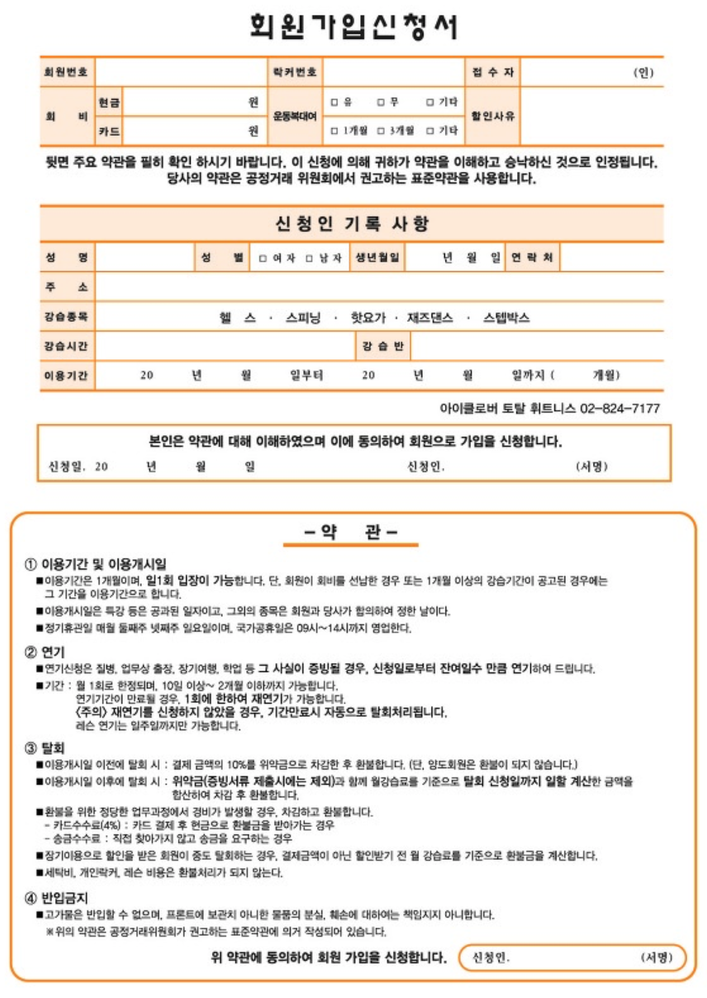
#> input picture data/FO-회원가입-01.png, 707 x 998 px, shrunk from 1284 x 1814 before the run
$ python temp_experiment.py   (older library calls are emulated)
#> lines starting #> are read from the running program, lines starting #| are printed output that depends on the picture; after the words box and inside, x2 and y2 are one past the last pixel; in counts of white or black regions, pixels touching at a corner belong together
import numpy as np
import cv2


def detect_contours():
    # detect contours
    img = cv2.imread('../data/FO-회원가입-01.png')
#> img is the input picture: shape (998, 707, 3); mean B, G, R 229.3, 234.4, 239.1
    imgray = cv2.cvtColor(img, cv2.COLOR_BGR2GRAY)
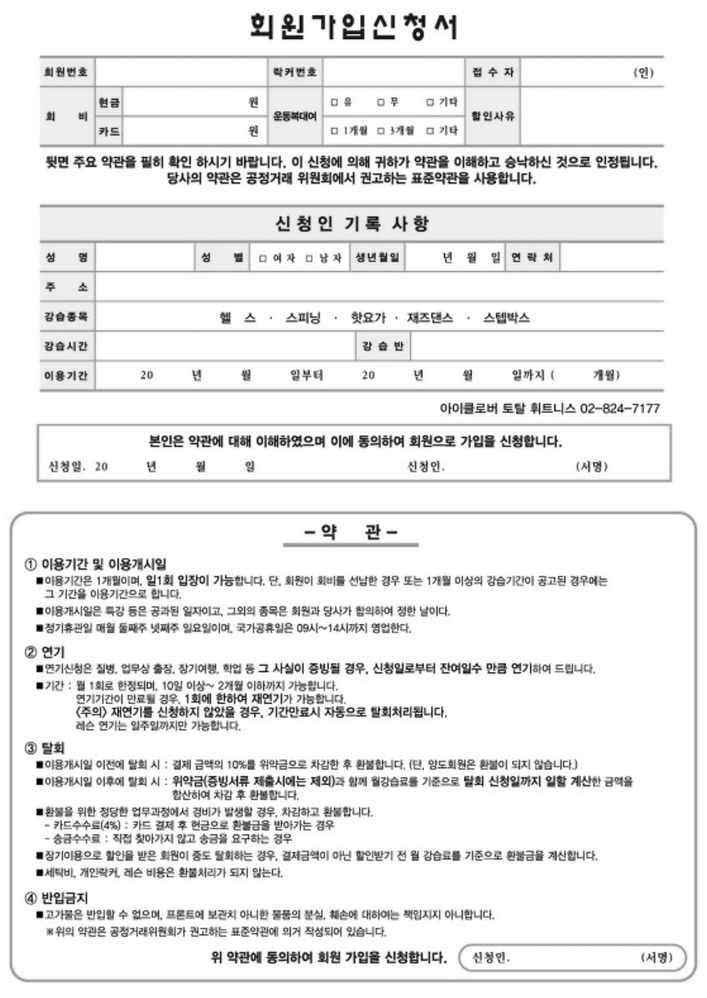
#> imgray: shape (998, 707); min 0, max 255, mean 235.2

    # cv2.RETR_CCOMP --> hirarchy level을 2단계로만 구성
    ret, thr = cv2.threshold(imgray, 230, 255, 0)
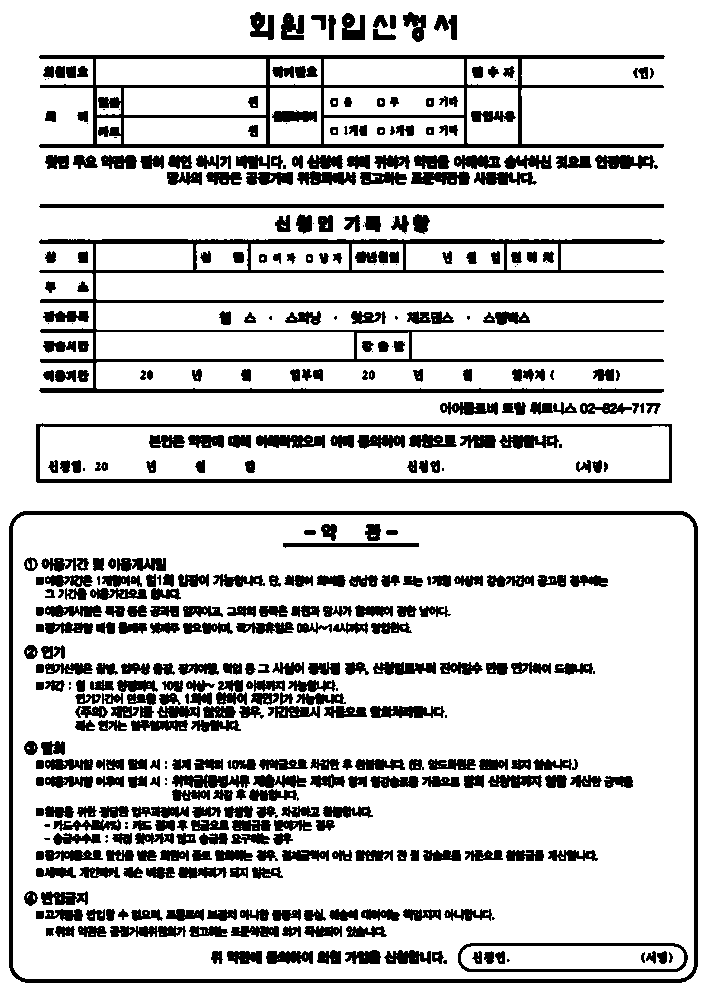
#> thr: shape (998, 707); 81.4% white; 460 black regions (52 under 20 px)
    _, contours, hierarchy = cv2.findContours(thr, cv2.RETR_CCOMP,
                                              cv2.CHAIN_APPROX_SIMPLE)
#> contours = 1168 contours, 722 with area under 20; largest, box (x1, y1, x2, y2) and area: (0, 0, 707, 998) 703882, (8, 510, 699, 984) 326021, (13, 515, 694, 979) 314656, (38, 54, 666, 149) 43141, (35, 422, 673, 484) 38218
    # original image's width & height
    origin_width = img.shape[1]
#> origin_width = 707
    origin_height = img.shape[0]
#> origin_height = 998

    # 글자 내에 생기는 contour는 작음
    # 실제 런칭시에는 사용자에게 기본폰트 사이즈가 몇인지 입력받는다
    # font_size + 1
    min_width = 15
    min_height = 15
    i = 0

    # creating a blank to draw lines on
    contour_image = np.copy(img) * 0
#> contour_image: shape (998, 707, 3); every value is 0

    # first contour detection for making line clarify
    for contour in contours:
        # top-left vertex coordinates (x,y) , width, height
        x, y, width, height = cv2.boundingRect(contour)

        # Draw rectangle with median bgr
        # larger than the half of original image size
        if width > min_width and height > min_height:
            # child가 없는 contour(최내곽)이 아니거나 parent가 최외곽 or 최외곽-1인 contour
            # 또는 arc length > 1000 이상
            contour_image = cv2.rectangle(img, (x, y), (x + width, y + height),
                                          (0,255,0, 50), 2)
        i += 1
#> this loop made 1168 passes
#> (x, y, width, height) on passes 2 to 4: (334, 959, 1, 1), (277, 959, 1, 1), (245, 959, 1, 1)
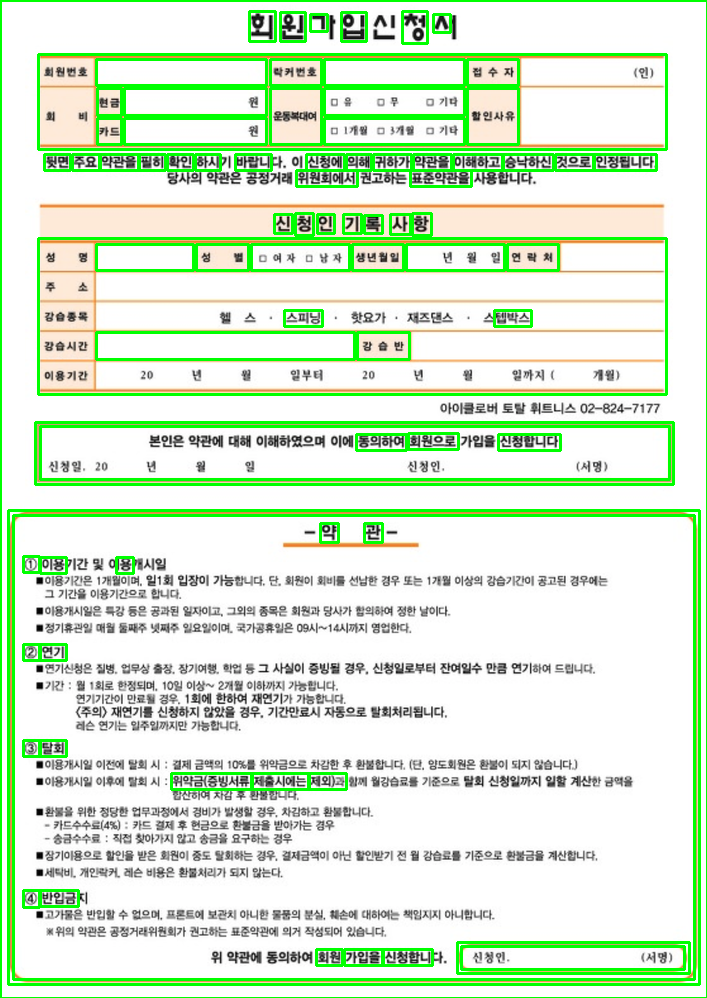
#> img: shape (998, 707, 3); 9.72% of pixels changed, all inside (x1, y1, x2, y2) = (0, 0, 707, 998)
#> after the loop, i = 1168

    cv2.imshow('coutour_first', contour_image)
    cv2.imwrite('../data/result/그냥Contour.png', contour_image)
    cv2.waitKey(0)


detect_contours()

$ run again, with data/FO-계산서-01.png copied over data/FO-회원가입-01.png
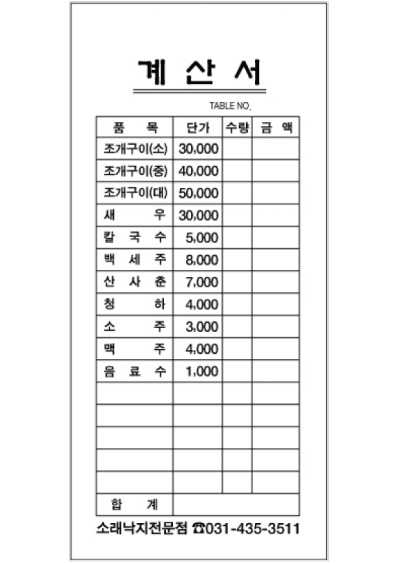
#> input picture data/FO-계산서-01.png, 400 x 563 px
#> in detect_contours, img is the input picture: shape (563, 400, 3); mean B, G, R 239.9, 239.9, 239.9
#> in detect_contours, `ret, thr = cv2.threshold(imgray, 230, 255, 0)`:
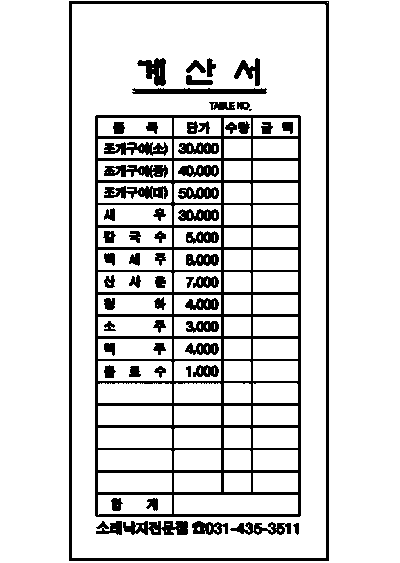
#> thr: shape (563, 400); 85.8% white; 62 black regions (1 under 20 px)
#> contours = 218 contours, 83 with area under 20; largest, box (x1, y1, x2, y2) and area: (0, 0, 400, 563) 224238, (68, 0, 330, 562) 146419, (72, 4, 326, 558) 139908, (94, 114, 302, 518) 83413, (174, 495, 298, 514) 2214
#> contour_image: shape (563, 400, 3); every value is 0
#> the loop in detect_contours, `for contour in contours:` made 218 passes
#> (x, y, width, height) on passes 2 to 4: (279, 529, 3, 3), (276, 529, 1, 1), (256, 529, 3, 3)
#> after the loop in detect_contours, `for contour in contours:`:
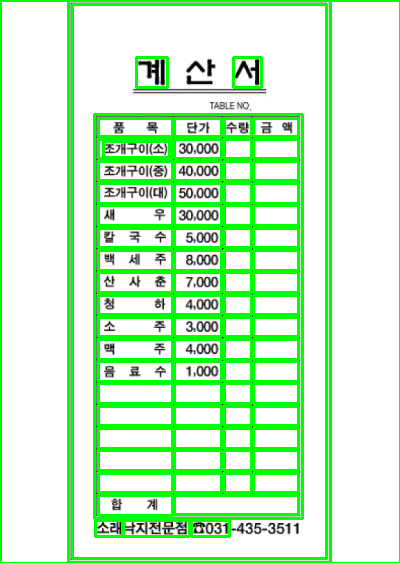
#> img: shape (563, 400, 3); 19.52% of pixels changed, all inside (x1, y1, x2, y2) = (0, 0, 400, 563)
#> after the loop in detect_contours, `for contour in contours:`: i = 218

$ run again, with data/FO-공문양식-01.png copied over data/FO-회원가입-01.png
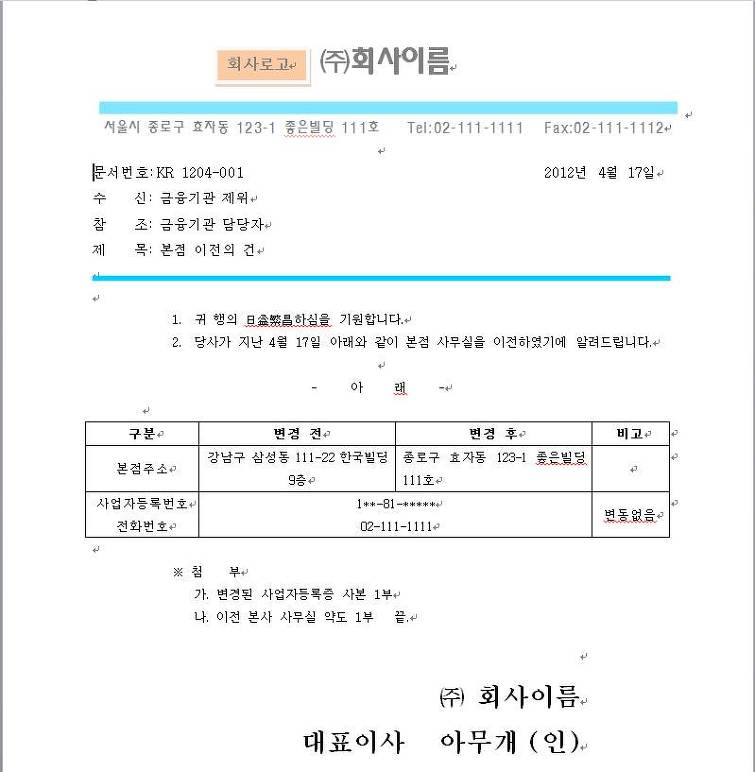
#> input picture data/FO-공문양식-01.png, 755 x 772 px
#> in detect_contours, img is the input picture: shape (772, 755, 3); mean B, G, R 246.8, 246.5, 244.4
#> in detect_contours, `ret, thr = cv2.threshold(imgray, 230, 255, 0)`:
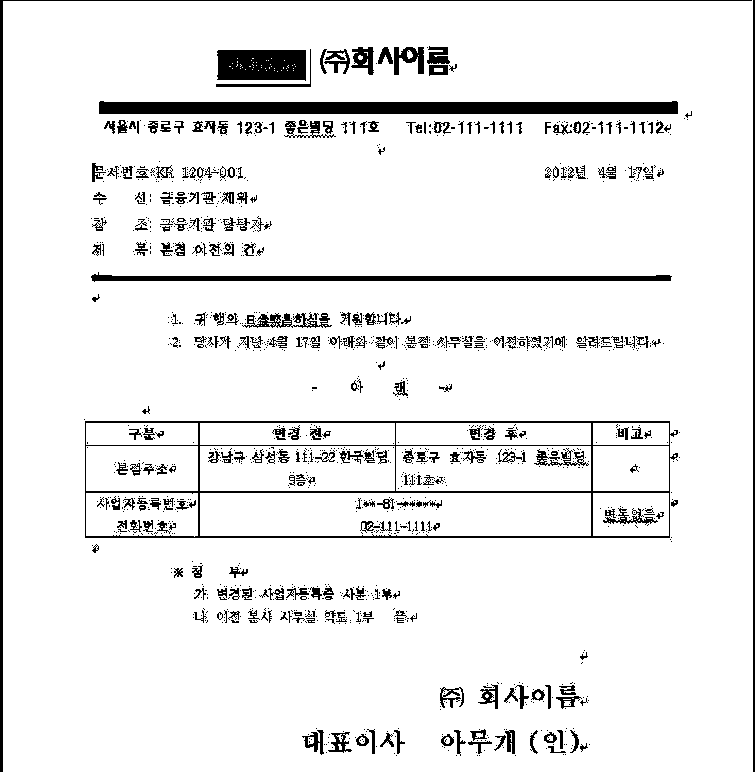
#> thr: shape (772, 755); 92.6% white; 1419 black regions (1100 under 20 px)
#> contours = 2528 contours, 2082 with area under 20; largest, box (x1, y1, x2, y2) and area: (3, 0, 753, 772) 576730, (84, 420, 679, 539) 69224, (200, 493, 591, 536) 16370, (396, 446, 591, 491) 8536, (200, 446, 395, 491) 8536
#> contour_image: shape (772, 755, 3); every value is 0
#> the loop in detect_contours, `for contour in contours:` made 2528 passes
#> (x, y, width, height) on passes 1 to 3: (338, 744, 4, 6), (444, 737, 6, 7), (444, 739, 3, 4)
#> after the loop in detect_contours, `for contour in contours:`:
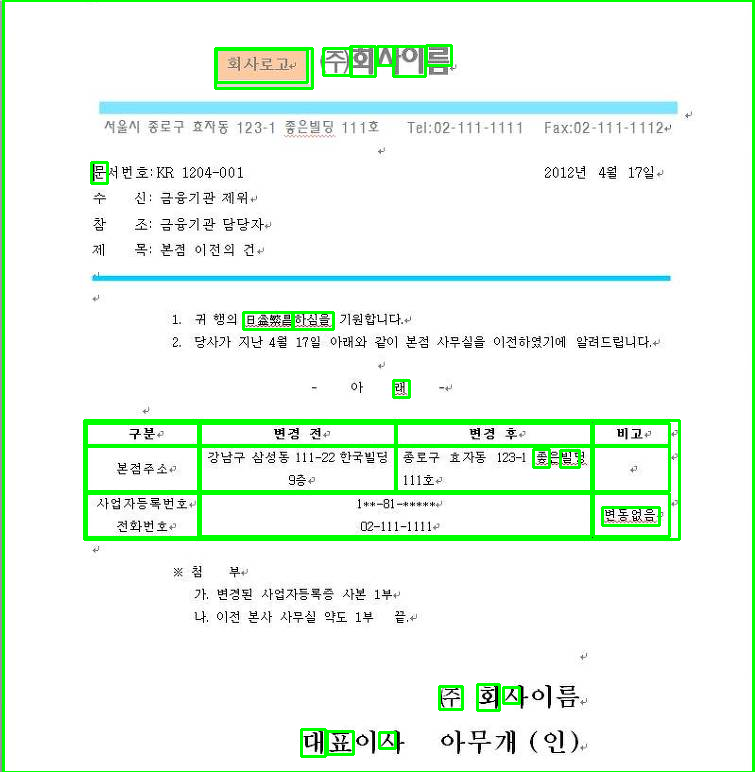
#> img: shape (772, 755, 3); 4.75% of pixels changed, all inside (x1, y1, x2, y2) = (2, 0, 755, 772)
#> after the loop in detect_contours, `for contour in contours:`: i = 2528
